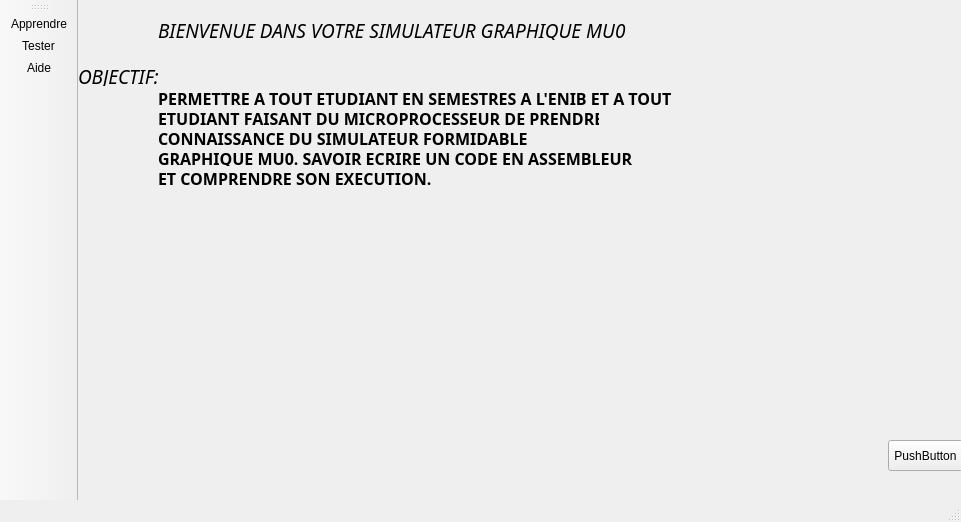
<?xml version="1.0" encoding="UTF-8"?>
<ui version="4.0">
 <class>MainWindowClass</class>
 <widget class="QMainWindow" name="MainWindowClass">
  <property name="geometry">
   <rect>
    <x>0</x>
    <y>0</y>
    <width>961</width>
    <height>522</height>
   </rect>
  </property>
  <property name="windowTitle">
   <string>Simulateur Graphique Mu0</string>
  </property>
  <widget class="QWidget" name="centralWidget">
   <widget class="QPushButton" name="pushButton">
    <property name="geometry">
     <rect>
      <x>810</x>
      <y>440</y>
      <width>75</width>
      <height>31</height>
     </rect>
    </property>
    <property name="text">
     <string>PushButton</string>
    </property>
   </widget>
   <widget class="QLabel" name="label">
    <property name="geometry">
     <rect>
      <x>80</x>
      <y>20</y>
      <width>641</width>
      <height>20</height>
     </rect>
    </property>
    <property name="font">
     <font>
      <family>Brush Script Std</family>
      <pointsize>14</pointsize>
      <weight>50</weight>
      <italic>true</italic>
      <bold>false</bold>
     </font>
    </property>
    <property name="text">
     <string>BIENVENUE DANS VOTRE SIMULATEUR GRAPHIQUE MU0</string>
    </property>
   </widget>
   <widget class="QLabel" name="label_2">
    <property name="geometry">
     <rect>
      <x>80</x>
      <y>90</y>
      <width>681</width>
      <height>16</height>
     </rect>
    </property>
    <property name="font">
     <font>
      <family>Brush Script Std</family>
      <pointsize>12</pointsize>
      <weight>75</weight>
      <bold>true</bold>
     </font>
    </property>
    <property name="text">
     <string>PERMETTRE A TOUT ETUDIANT EN SEMESTRES A L'ENIB ET A TOUT </string>
    </property>
   </widget>
   <widget class="QLabel" name="label_3">
    <property name="geometry">
     <rect>
      <x>0</x>
      <y>66</y>
      <width>131</width>
      <height>20</height>
     </rect>
    </property>
    <property name="font">
     <font>
      <family>Brush Script Std</family>
      <pointsize>14</pointsize>
      <italic>true</italic>
     </font>
    </property>
    <property name="text">
     <string>OBJECTIF:</string>
    </property>
   </widget>
   <widget class="QLabel" name="label_4">
    <property name="geometry">
     <rect>
      <x>80</x>
      <y>110</y>
      <width>441</width>
      <height>16</height>
     </rect>
    </property>
    <property name="font">
     <font>
      <family>Brush Script Std</family>
      <pointsize>12</pointsize>
      <weight>75</weight>
      <bold>true</bold>
     </font>
    </property>
    <property name="text">
     <string>ETUDIANT FAISANT DU MICROPROCESSEUR DE PRENDRE </string>
    </property>
   </widget>
   <widget class="QLabel" name="label_5">
    <property name="geometry">
     <rect>
      <x>80</x>
      <y>150</y>
      <width>611</width>
      <height>16</height>
     </rect>
    </property>
    <property name="font">
     <font>
      <family>Brush Script Std</family>
      <pointsize>12</pointsize>
      <weight>75</weight>
      <bold>true</bold>
     </font>
    </property>
    <property name="text">
     <string>GRAPHIQUE MU0. SAVOIR ECRIRE UN CODE EN ASSEMBLEUR</string>
    </property>
   </widget>
   <widget class="QLabel" name="label_6">
    <property name="geometry">
     <rect>
      <x>80</x>
      <y>170</y>
      <width>411</width>
      <height>16</height>
     </rect>
    </property>
    <property name="font">
     <font>
      <family>Brush Script Std</family>
      <pointsize>12</pointsize>
      <weight>75</weight>
      <bold>true</bold>
     </font>
    </property>
    <property name="text">
     <string>ET COMPRENDRE SON EXECUTION.</string>
    </property>
   </widget>
   <widget class="QLabel" name="label_7">
    <property name="geometry">
     <rect>
      <x>80</x>
      <y>130</y>
      <width>491</width>
      <height>16</height>
     </rect>
    </property>
    <property name="font">
     <font>
      <family>Brush Script Std</family>
      <pointsize>12</pointsize>
      <weight>75</weight>
      <bold>true</bold>
     </font>
    </property>
    <property name="text">
     <string>CONNAISSANCE DU SIMULATEUR FORMIDABLE</string>
    </property>
   </widget>
   <widget class="QLabel" name="label_8">
    <property name="geometry">
     <rect>
      <x>150</x>
      <y>190</y>
      <width>731</width>
      <height>251</height>
     </rect>
    </property>
    <property name="text">
     <string/>
    </property>
   </widget>
  </widget>
  <widget class="QToolBar" name="mainToolBar">
   <attribute name="toolBarArea">
    <enum>LeftToolBarArea</enum>
   </attribute>
   <attribute name="toolBarBreak">
    <bool>false</bool>
   </attribute>
   <addaction name="actionApprendre"/>
   <addaction name="actionTester"/>
   <addaction name="actionAide"/>
  </widget>
  <widget class="QStatusBar" name="statusBar"/>
  <widget class="QMenuBar" name="menuBar">
   <property name="geometry">
    <rect>
     <x>0</x>
     <y>0</y>
     <width>961</width>
     <height>22</height>
    </rect>
   </property>
  </widget>
  <action name="actionTester">
   <property name="text">
    <string>Tester</string>
   </property>
  </action>
  <action name="actionAide">
   <property name="text">
    <string>Aide</string>
   </property>
  </action>
  <action name="actionApprendre">
   <property name="text">
    <string>Apprendre</string>
   </property>
  </action>
 </widget>
 <layoutdefault spacing="6" margin="11"/>
 <resources/>
 <connections>
  <connection>
   <sender>pushButton</sender>
   <signal>clicked()</signal>
   <receiver>MainWindowClass</receiver>
   <slot>close()</slot>
   <hints>
    <hint type="sourcelabel">
     <x>878</x>
     <y>462</y>
    </hint>
    <hint type="destinationlabel">
     <x>541</x>
     <y>254</y>
    </hint>
   </hints>
  </connection>
 </connections>
</ui>
